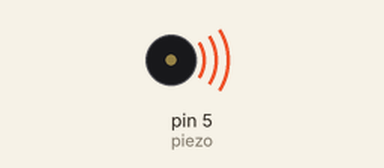
A sketch run on a simulated Arduino Uno, built with avr-gcc and run on an emulated ATmega328P. On the bench: buzzer (waves = sounding).

Above: at 1.0 s.
At 5.5 s:
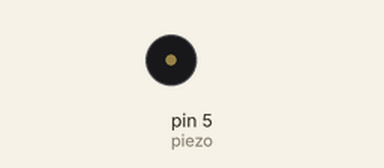
Timing chart, 0 to 6.9 s (numbered marks = the images above):
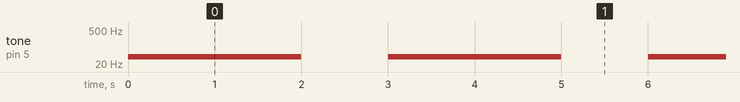

Measured:
- by itself, tone on pin 5 (piezo): alternates 40 Hz for 2.0 s and silent for 1.0 s

The sketch:

4-3_Piezo_FirstBuzz.ino
```cpp
/*
 * Let's make our first sounds with our piezo buzzer!
 */

// Set the piezo to pin 5
int piezo = 5;

// The setup routine runs once when you start up the board or press reset
void setup() {

  // Set the piezo as an output
  pinMode(piezo, OUTPUT);

}

// Send the frequency to our piezo for 1 second, then turn off for 1 second
void loop() {
   tone(piezo, 40); // change this value to see what tones you can make
   delay(2000);
   noTone(5);
   delay(1000);

}
```
